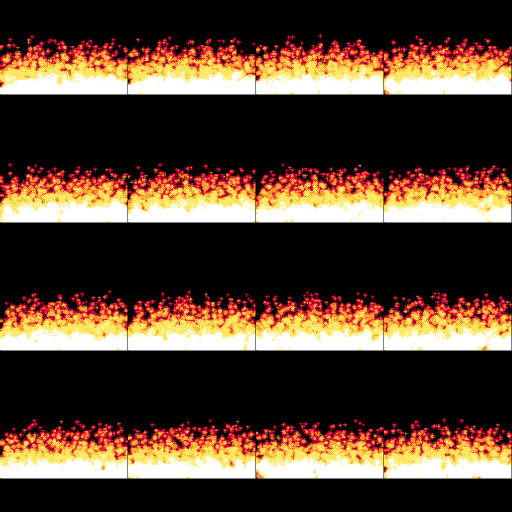
#> input picture pack/cc0/cc0_cm_dithered_fire.png, 1024 x 1024 px (shown at 1/2 size); its folder holds only this picture in this run
$ python -i measure.py   (imports and definitions only)
#> lines starting #> are read from the running program, lines starting #| are printed output that depends on the picture
### tools/texgen/recipes.py
"""The recipes behind library v4. A recipe draws one texture from its knobs:

    fn(p, rng, size) -> alpha (h, w), or a list of frames, or {"alpha": ..., "rgb": ...}

`p` holds the recipe's knobs (its defaults, then the bank entry's params, then any
--set), `rng` is a numpy Generator seeded from the entry's seed, and `size` is the
output's width in pixels (a frame's width for flipbooks and sheets). Coordinates come
from lib.grid: u and v run -1..1 across a square texture, v pointing down.

Every texture is white with its shape in alpha (the pack convention); only a recipe
whose bank entry says `"rgb": "spectrum"`, `"luma"` or `"ramp"` may return colour. `ramp` bakes
a palette in (stylized fire: a cream core, an orange body, a red rim), tinted white in Roblox.
"""

import math

import numpy as np

import lib

RECIPES = {}
DEFAULTS = {}


def recipe(name, **defaults):
    def wrap(fn):
        RECIPES[name] = fn
        DEFAULTS[name] = defaults
        return fn

    return wrap


def _seed(rng):
    return int(rng.integers(0, 2**31 - 1))


def _frames(p):
    return int(p.get("frames", 16))


# [1151 lines left out: functions _amount, core_flash, soft_glow, _ray, cross_flare, godray_fan and 30 more, not called in this run]


def _edges(y):
    return 1 - lib.smooth(0.8, 0.97, np.abs(y))


# [108 lines left out: functions energy_streak, soft_beam, fire_band, lightning_fringe, wind_stroke, brush_sheet, not called in this run]


def _line(d, size, w):
    return lib.aa(np.abs(d) - w, size)


# [238 lines left out: functions _glyphs, sigil_ornate, sigil_runes, petals_cel, fringe_ring, ground_frost and 4 more, not called in this run]


# ================================================================== source maps (not uploaded)


@recipe("src_fbm", period=4, octaves=6)
def src_fbm(p, rng, size):
    return lib.fbm((size, size), int(p["period"]), int(p["octaves"]), seed=_seed(rng))


@recipe("src_ridged", period=4, octaves=5)
def src_ridged(p, rng, size):
    return lib.ridged((size, size), int(p["period"]), int(p["octaves"]), seed=_seed(rng))


@recipe("src_worley", cells=8)
def src_worley(p, rng, size):
    return lib.worley((size, size), int(p["cells"]), seed=_seed(rng), second=True)


# ================================================================== Bloom Strike set (docs/refs/lotus-layers.md)


# [323 lines left out: functions star8, star_burst, hollow_ring, bokeh, flower_sigil, brush_ring and 13 more, not called in this run]


# ================================================================== stylized fire
# The target mix (docs/refs/dissection-fire-pit.md): chunky flame tongues in a few hard value
# bands, from a fluid sim so they move like fire (tools/texgen/sim.py `flame_loop`, baked into
# pack/sim). The sim gives the motion; the bands give the painted look.

import os as _os

_SIM = _os.path.join(_os.path.dirname(_os.path.dirname(_os.path.dirname(_os.path.abspath(__file__)))), "pack", "sim")
PALETTES = {
    "fire": [(0.80, 0.16, 0.07), (1.0, 0.52, 0.10), (1.0, 0.93, 0.66)],
    # the fire pit's jets: a deeper red rim and a red-orange body (Phát: "more red than our orange")
    "fire_red": [(0.70, 0.05, 0.05), (0.96, 0.25, 0.08), (1.0, 0.88, 0.60)],
    "magic": [(0.42, 0.10, 0.80), (0.75, 0.35, 1.0), (0.97, 0.88, 1.0)],
    "frost": [(0.10, 0.35, 0.85), (0.40, 0.75, 1.0), (0.92, 0.98, 1.0)],
    "poison": [(0.20, 0.45, 0.08), (0.50, 0.85, 0.15), (0.92, 1.0, 0.72)],
}


# [625 lines left out: functions _sim_frames, _blur_f, _bilinear, _flame_fit, _pull_tips, _kink and 10 more, not called in this run]


# ================================================================== stylized brush flicks
# The Valorant muzzle-flash language (inbox 012): hard-edged painted strokes that taper to
# needle points, bend once like a brush flick, in flat value bands, sometimes with an ink line.
# Not the dry ZZZ brush above: these are clean, for shards, licks, peels and slash accents.

PALETTES["mono"] = [(0.55, 0.55, 0.55), (0.8, 0.8, 0.8), (1.0, 1.0, 1.0)]

_FLICKS = ("flick", "thorn", "comma", "crescent", "lick")


# [336 lines left out: functions _flick_path, brush_flicks, smoke_cel, _wave, beam_hooks, _fire_bands and 1 more, not called in this run]


# The fire pit's left jet at f8, boxed tightly along its axis and unwarped into the square
# (Phát, 2026-10-24: "box their texture and then warp it ... so we can see this shape clearly"),
# then outlined by Phát by hand over that mask: the scattered bits and the spur around it belong
# to other layers. A thick body whose sides bulge out; only the dip between the two tips curves in.
# His line is hand-drawn and shaky, so each run of it became one cubic Bezier fitted to it, not a
# copy of it (Phát: "use a single function to describe each curve"). Then the jet was turned 20
# degrees clockwise to stand straight up, the left crease (the small tip to the tall one) became
# one smooth curve mirrored from the right crease, and both creases were deepened 1.8 times with
# the tips where they were (Phát picked from four depths). Four curves, each (start, control,
# control, end), each starting where the last ended, so the tips are corners: up the left side
# to the small tip, the left crease up to the tall tip, the right crease down to the right tip,
# and down the right side. (x, y) in 0..1, y down, the base at y = 1; the right side runs on
# past it.
SPIRE_CURVES = (
    ((0, 1), (0.002, 0.842), (0.024, 0.685), (0.056, 0.513)),
    ((0.056, 0.513), (0.288, 0.77), (0.35, 0.243), (0.447, 0)),
    ((0.447, 0), (0.556, 0.243), (0.626, 0.623), (0.888, 0.366)),
    ((0.888, 0.366), (0.969, 0.583), (0.974, 0.958), (1, 1.194)),
)


# [170 lines left out: functions _spire_outline, flame_spire, flame_shards, ground_scorch, hot_spot, shard_ring, not called in this run]

### tools/texgen/measure.py
"""Numbers for a texture, so a look is matched by measurement instead of by description.

    texgen measure <png|id> [--grid N] [--json]             a cell-by-cell table
    texgen compare <a> <b> [--grid N] [--out overlay.png]   the gap, scored, with an overlay
    texgen fit <id|recipe:name> <reference.png> --space space.json [--grid N] [--iters K]

A cell is read as one grayscale image (brightness times alpha). Its silhouette is where it is
brighter than SIL. Every number is a share of the cell or a ratio, so cells of different sizes
compare. The prototype that proved the approach: matching a downloaded fire splash sheet
(2026-10-24), where measuring showed the reference is dim at its edges and bright inside, the
opposite of the description written from looking at it.
"""

import json
import os
from collections import deque

import numpy as np
from PIL import Image, ImageDraw, ImageFilter, ImageFont

import bank

SIL = 0.25

# how far apart two values may sit before they count as one unit of difference
TOL = {
    "fill": 0.04, "margin": 0.03, "solidity": 0.04, "elong": 0.25, "roundness": 0.15, "thick": 0.025,
    "edge_b": 0.05, "mid_b": 0.05, "core_b": 0.05, "soft": 0.015, "peak": 0.05,
    "horns": 0.75, "horn_len": 0.04, "horn_thick": 0.02,
    "streak": 0.15, "fft_low": 0.08, "fft_mid": 0.06, "fft_high": 0.03,
    "radial_0": 0.08, "radial_1": 0.08, "radial_2": 0.08, "radial_3": 0.08, "radial_4": 0.08,
}
SCALARS = list(TOL)


# ------------------------------------------------------------------ loading


# [29 lines left out: functions load, _split, not called in this run]


def cells(img, grid):
    n = img.shape[0] // grid
    return [img[r * n:(r + 1) * n, c * n:(c + 1) * n] for r in range(grid) for c in range(grid)]


# ------------------------------------------------------------------ shape helpers


# [33 lines left out: functions depth, hull_area, not called in this run]


def outline(mask):
    pad = np.pad(mask, 1)
    return mask & ~(pad[:-2, 1:-1] & pad[2:, 1:-1] & pad[1:-1, :-2] & pad[1:-1, 2:])


# [21 lines left out: function skeleton, not called in this run]


_NB8 = [(-1, -1), (-1, 0), (-1, 1), (0, -1), (0, 1), (1, -1), (1, 0), (1, 1)]


# [131 lines left out: functions horns, measure_cell, colours, not called in this run]


# ------------------------------------------------------------------ images


def measure(src, grid=1):
    """Every cell's numbers and their means, for a png or a bank id."""
    bright, rgb = load(src) if isinstance(src, str) else src
    cs = cells(bright, grid)
    rs = cells(rgb, grid) if rgb is not None else [None] * len(cs)
    per = [measure_cell(np.clip(c, 0, 1), r) for c, r in zip(cs, rs)]
    return {"cells": per, "mean": means(per)}


def means(per):
    ok = [p for p in per if p]
    return {k: float(np.mean([p[k] for p in ok])) for k in SCALARS} if ok else {}


# [244 lines left out: functions table, gap, _frame, _place, aligned_iou, overlay and 5 more, not called in this run]

>>> import cv2
>>> picture = cv2.imread('../../pack/cc0/cc0_cm_dithered_fire.png', cv2.IMREAD_GRAYSCALE)
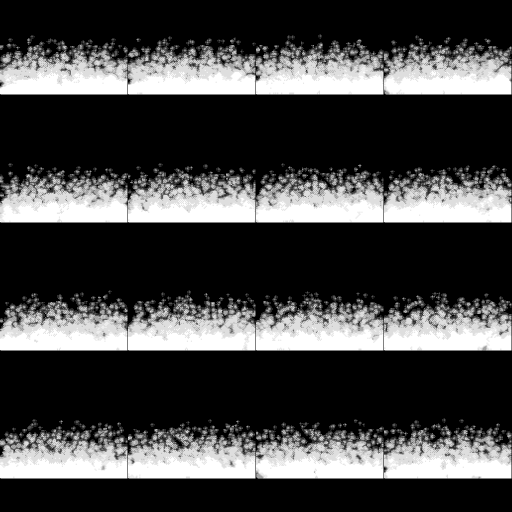
#> picture: shape (1024, 1024) (shown at 1/2 size); min 0, max 255, mean 68.7
>>> result = measure(picture)
#> (the run stopped early here; a loop or call above may not have finished)

$ run again, on pack/cc0/cc0_fb_flame_02.png
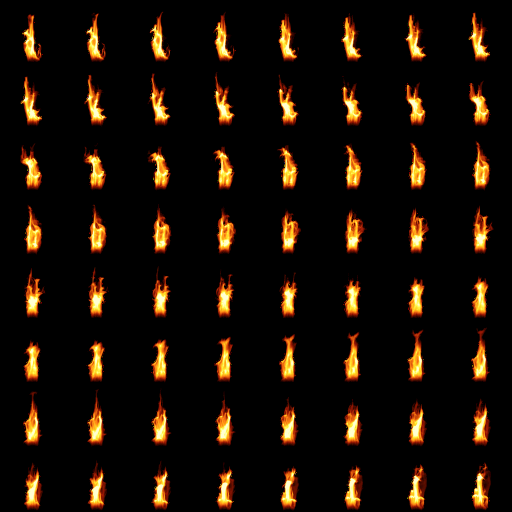
#> input picture pack/cc0/cc0_fb_flame_02.png, 1024 x 1024 px (shown at 1/2 size)
#> `picture = cv2.imread('../../pack/cc0/cc0_cm_dithered_fire.png', cv2.IM..`:
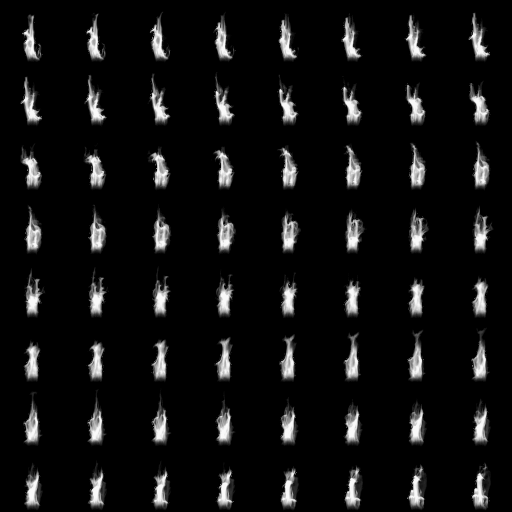
#> picture: shape (1024, 1024) (shown at 1/2 size); min 0, max 255, mean 16.8
